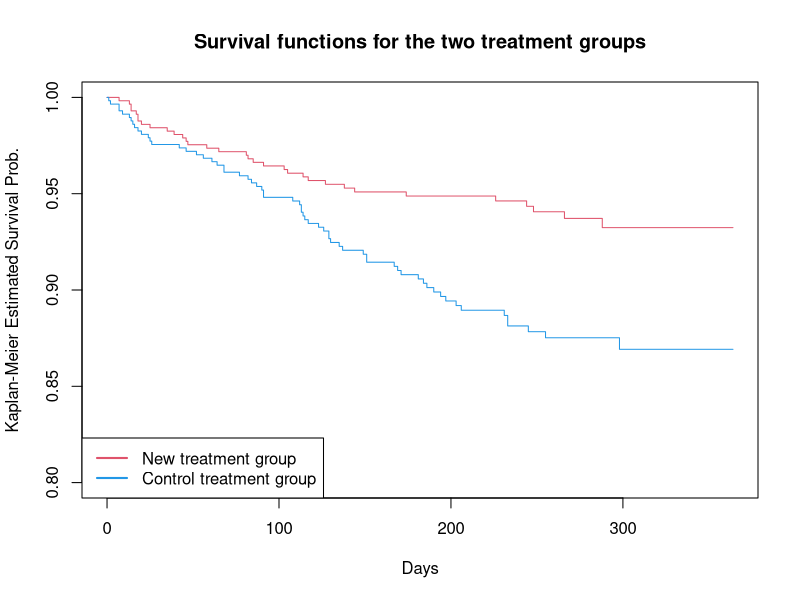
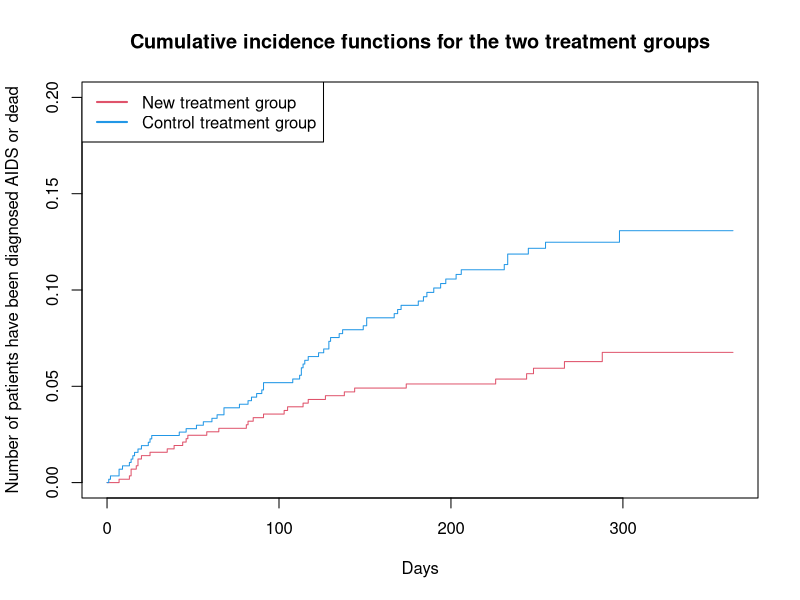
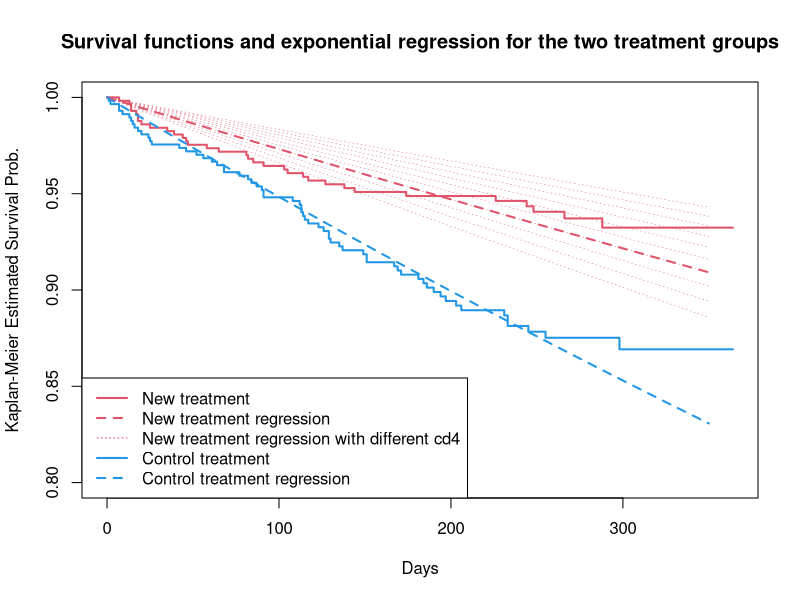
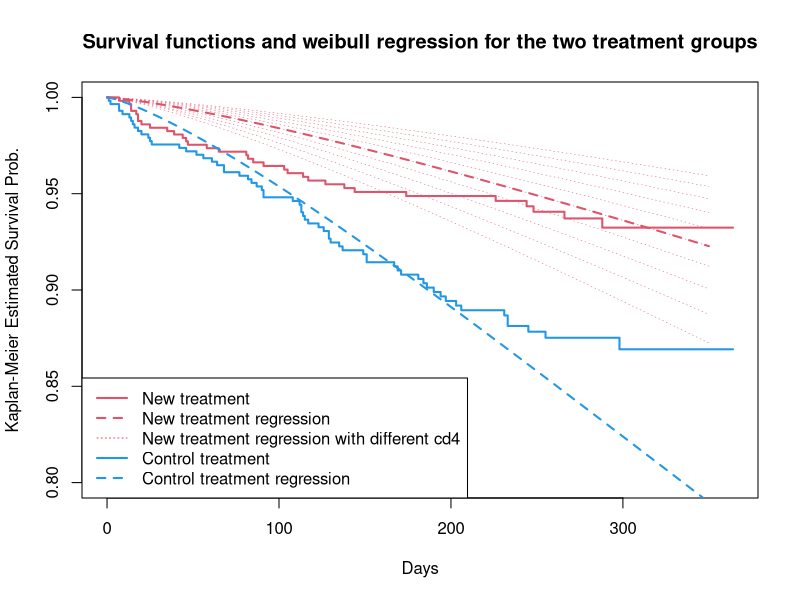
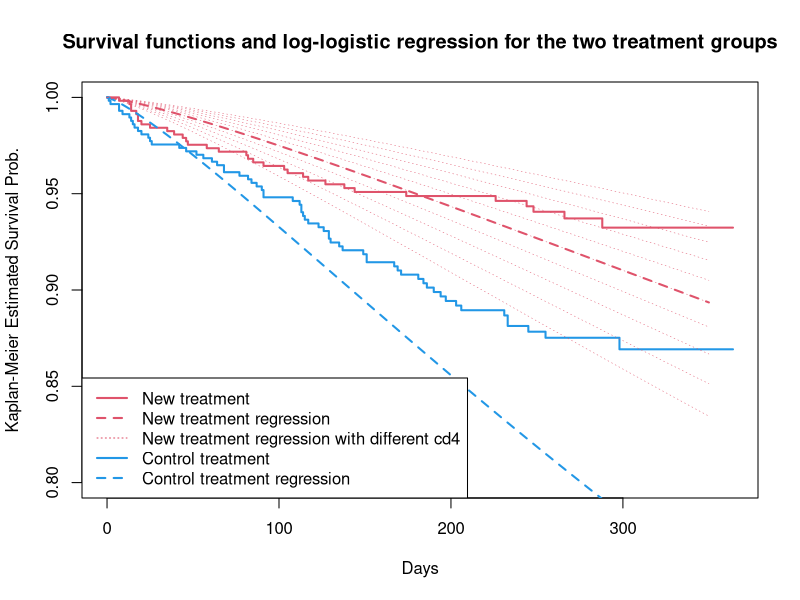

Recreate these plots in R, in order.
## ---- chunk 1
# Clear variables
rm(list=ls())
library(survival)
## ---- chunk 2
data_actg320 <- read.table("actg320.txt", header = TRUE)
id <- data_actg320[,1]
time <- data_actg320[,2]
event <- data_actg320[,3]
treatment <- data_actg320[,4]
sex <- data_actg320[,5]
raceth <- data_actg320[,6]
karnof <- data_actg320[,7]
cd4 <- data_actg320[,8]
age <- data_actg320[,9]
data.f_actg320 <- data.frame(id, time, event, treatment, sex, raceth, karnof, cd4, age)
## ---- chunk 3
nrow(data.f_actg320[which(data.f_actg320$event == 1 & data.f_actg320$treatment == 1), ])  # [Number of getting AIDS or died in group with new treatment]
nrow(data.f_actg320[which(data.f_actg320$event == 1 & data.f_actg320$treatment == 0), ])  # [Number of getting AIDS or died in group with control treatment]
## ---- chunk 4
data.f_actg320_1 <- data.f_actg320[data.f_actg320$treatment == 1, ]
sum(data.f_actg320_1$time)  # [Total follow-up time in group with new treatment]
data.f_actg320_0 <- data.f_actg320[data.f_actg320$treatment == 0, ]
sum(data.f_actg320_0$time)  # [Total follow-up time in group with control treatment]
## ---- chunk 5
Surv_actg320_1 <- survfit(Surv(time, event == 1) ~ 1, conf.type = "plain", data = data.f_actg320_1)
Surv_actg320_0 <- survfit(Surv(time, event == 1) ~ 1, conf.type = "plain", data = data.f_actg320_0)
plot(Surv_actg320_1, conf.int = F, col = 2, ylim = c(0.8, 1), xlab = "Days", ylab = "Kaplan-Meier Estimated Survival Prob.")
lines(Surv_actg320_0, conf.int = F, col = 4, ylim = c(0.8, 1))
title(main = "Survival functions for the two treatment groups")
legend("bottomleft", col = c(2, 4), c("New treatment group", "Control treatment group"), lwd = 2)
## ---- chunk 6
plot(Surv_actg320_1, conf.int = F, fun = function(x){1-x}, col = 2, ylim = c(0, 0.2), xlab = "Days", ylab = "Number of patients have been diagnosed AIDS or dead")
lines(Surv_actg320_0, conf.int = F, fun = function(x){1-x}, col = 4, ylim = c(0, 0.2))
title(main = "Cumulative incidence functions for the two treatment groups")
legend("topleft", col = c(2, 4), c("New treatment group", "Control treatment group"), lwd = 2)
## ---- chunk 7
survdiff(Surv(time, event == 1) ~ treatment, rho = 0, data = data.f_actg320)  # rho = 0, means log-rank or Mantel-Haenszel test
## ---- chunk 8
reg.exp_actg320 <- survreg(Surv(time, event == 1) ~ treatment + cd4, data = data_actg320, dist = "exponential")
summary(reg.exp_actg320)
## ---- chunk 9
Reg.exp_actg320 <- function(model, treatment, cd4, time){
    u.t <- time / exp(model$coefficients[1] + model$coefficients[2] * treatment + model$coefficients[3] * cd4)
    S.t <- exp(- u.t)
    return(S.t)
}
cd4_test.mean <- mean(data.f_actg320$cd4)
time_test <- seq(0, 350, by = 1)
plot(Surv_actg320_1, conf.int = F, col = 2, lwd = 2, ylim = c(0.8, 1), xlab = "Days", ylab = "Kaplan-Meier Estimated Survival Prob.")
lines(time_test, Reg.exp_actg320(reg.exp_actg320, 1, cd4_test.mean - 35, time_test), col = 2, lty = 2, lwd = 2)
lines(Surv_actg320_0, conf.int = F, col = 4, lwd = 2)
lines(time_test, Reg.exp_actg320(reg.exp_actg320, 0, cd4_test.mean - 35, time_test), col = 4, lty = 2, lwd = 2)
title(main = "Survival functions and exponential regression for the two treatment groups")
for (plus in 1:10){
    lines(time_test, Reg.exp_actg320(reg.exp_actg320, 1, cd4_test.mean - 5 * plus, time_test), col = 2, lty = 3, lwd = 0.5)
}
legend("bottomleft", col = c(2, 2, 2, 4, 4), lty = c(1, 2, 3, 1, 2), lwd = c(2, 2, 1, 2, 2), c("New treatment", "New treatment regression", "New treatment regression with different cd4", "Control treatment", "Control treatment regression"))
## ---- chunk 10
reg.weibull_actg320 <- survreg(Surv(time, event == 1) ~ treatment + cd4, data = data_actg320, dist = "weibull")
summary(reg.weibull_actg320)
## ---- chunk 11
Reg.weibull_actg320 <- function(model, treatment, cd4, time){
    u.t <- time / exp(model$coefficients[1] + model$coefficients[2] * treatment + model$coefficients[3] * cd4)
    lambda <- model$scale
    S.t <- exp(- u.t^lambda)
    return(S.t)
}
cd4_test.mean <- mean(data.f_actg320$cd4)
time_test <- seq(0, 350, by = 1)
plot(Surv_actg320_1, conf.int = F, col = 2, lwd = 2, ylim = c(0.8, 1), xlab = "Days", ylab = "Kaplan-Meier Estimated Survival Prob.")
lines(time_test, Reg.weibull_actg320(reg.weibull_actg320, 1, cd4_test.mean - 90, time_test), col = 2, lty = 2, lwd = 2)
lines(Surv_actg320_0, conf.int = F, col = 4, lwd = 2)
lines(time_test, Reg.weibull_actg320(reg.weibull_actg320, 0, cd4_test.mean - 90, time_test), col = 4, lty = 2, lwd = 2)
title(main = "Survival functions and weibull regression for the two treatment groups")
for (plus in 1:10){
    lines(time_test, Reg.weibull_actg320(reg.weibull_actg320, 1, cd4_test.mean - 60 - 5 * plus, time_test), col = 2, lty = 3, lwd = 0.5)
}
legend("bottomleft", col = c(2, 2, 2, 4, 4), lty = c(1, 2, 3, 1, 2), lwd = c(2, 2, 1, 2, 2), c("New treatment", "New treatment regression", "New treatment regression with different cd4", "Control treatment", "Control treatment regression"))
## ---- chunk 12
reg.loglogistic_actg320 <- survreg(Surv(time, event == 1) ~ treatment + cd4, data = data_actg320, dist = "loglogistic")
summary(reg.loglogistic_actg320)
## ---- chunk 13
Reg.loglogistic_actg320 <- function(model, treatment, cd4, time){
    u.t <- time / exp(model$coefficients[1] + model$coefficients[2] * treatment + model$coefficients[3] * cd4)
    lambda <- model$scale
    S.t <- 1 / (1 + u.t^lambda)
    return(S.t)
}
cd4_test.mean <- mean(data.f_actg320$cd4)
time_test <- seq(0, 350, by = 1)
plot(Surv_actg320_1, conf.int = F, col = 2, lwd = 2, ylim = c(0.8, 1), xlab = "Days", ylab = "Kaplan-Meier Estimated Survival Prob.")
lines(time_test, Reg.loglogistic_actg320(reg.loglogistic_actg320, 1, cd4_test.mean - 90, time_test), col = 2, lty = 2, lwd = 2)
lines(Surv_actg320_0, conf.int = F, col = 4, lwd = 2)
lines(time_test, Reg.loglogistic_actg320(reg.loglogistic_actg320, 0, cd4_test.mean - 90, time_test), col = 4, lty = 2, lwd = 2)
title(main = "Survival functions and log-logistic regression for the two treatment groups")
for (plus in 1:10){
    lines(time_test, Reg.loglogistic_actg320(reg.loglogistic_actg320, 1, cd4_test.mean - 60 - 5 * plus, time_test), col = 2, lty = 3, lwd = 0.5)
}
legend("bottomleft", col = c(2, 2, 2, 4, 4), lty = c(1, 2, 3, 1, 2), lwd = c(2, 2, 1, 2, 2), c("New treatment", "New treatment regression", "New treatment regression with different cd4", "Control treatment", "Control treatment regression"))
